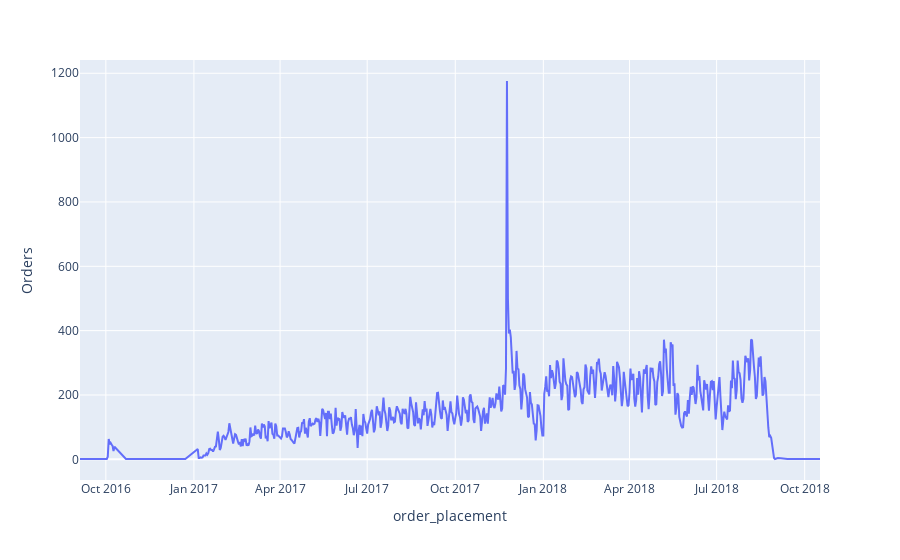

The code cell stored with this chart in its notebook:
### Code cell
orders_line_plot = px.line(df_orders_by_date,x = 'order_placement', y = 'Orders')
orders_line_plot.show() #the orders spike in 24 november 2017 can be attributed to the occurrence of black friday

### Figure 1 — Plotly figure (JSON) as saved in the notebook; plotly's stock layout.template omitted (floating-point values rounded to 4 significant figures; data arrays with more than 128 entries replaced by an {"elided": "..."} marker saying what was removed)
{"data": [{"hovertemplate": "order_placement=%{x}<br>Orders=%{y}<extra></extra>", "legendgroup": "", "line": {"color": "#636efa", "dash": "solid"}, "marker": {"symbol": "circle"}, "mode": "lines", "name": "", "orientation": "v", "showlegend": false, "type": "scatter", "x": {"elided": "634 str values"}, "xaxis": "x", "y": {"elided": "634 int values"}, "yaxis": "y"}], "layout": {"legend": {"tracegroupgap": 0}, "margin": {"t": 60}, "xaxis": {"anchor": "y", "domain": [0, 1], "title": {"text": "order_placement"}}, "yaxis": {"anchor": "x", "domain": [0, 1], "title": {"text": "Orders"}}}}
